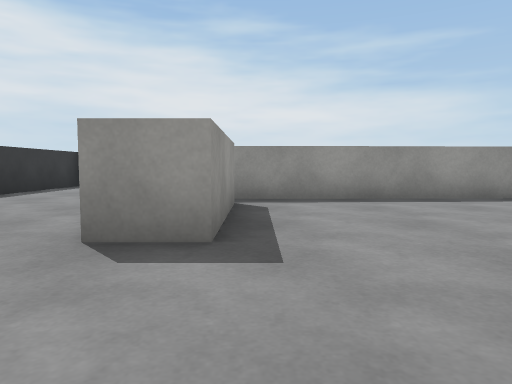
View 1 (above)

18 first-person views from a walk through a scene from a Unity 3-D project. The camera is 0.58 m above the floor, tilts 4° down and sees 70° across. The floor is counted in squares, 1 m on a side. Each view is taken from the middle of a square. On the plan, view 1 faces up. The plan holds only what a view shows up to about 10 squares ahead; the rest is blank. The player character is not drawn. Surface patterns are stand-ins for the level's own textures.

View 2
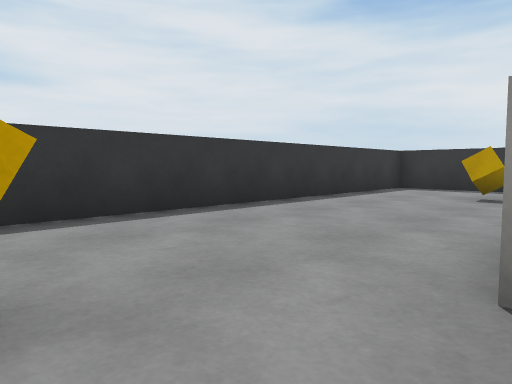

View 3
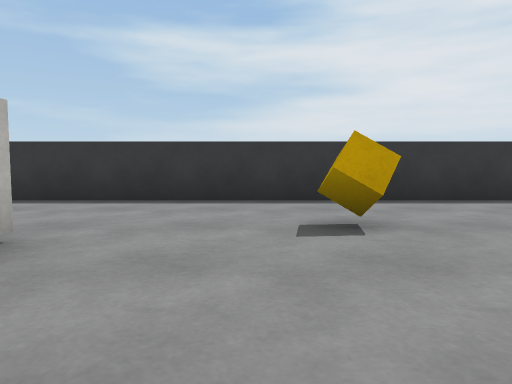

View 4
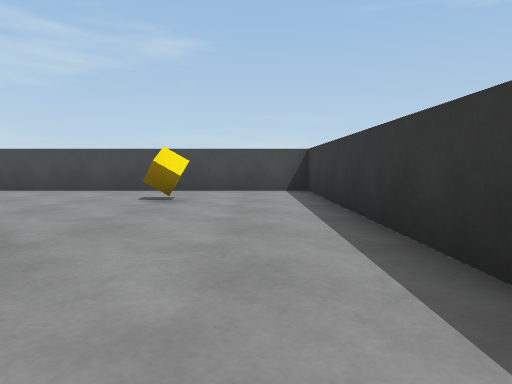

View 5
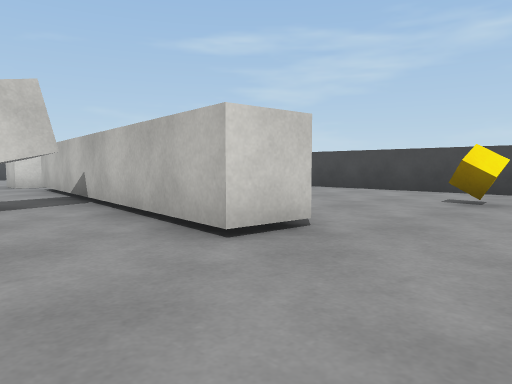

View 6
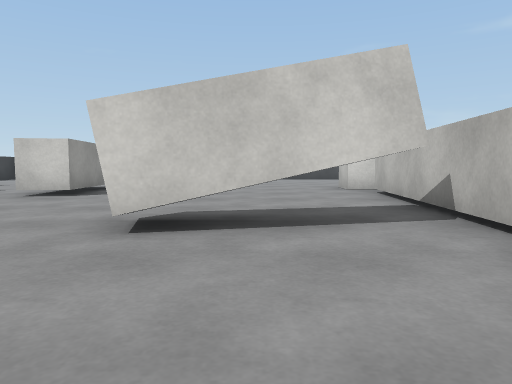

View 7
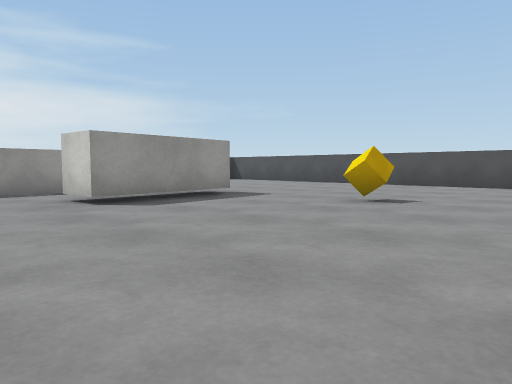

View 8
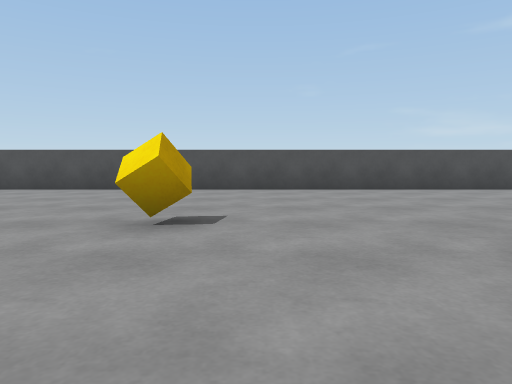

View 9
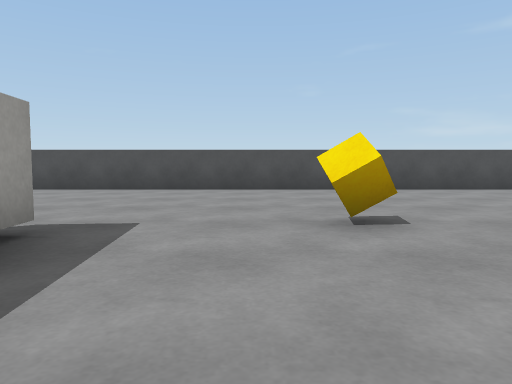

View 10
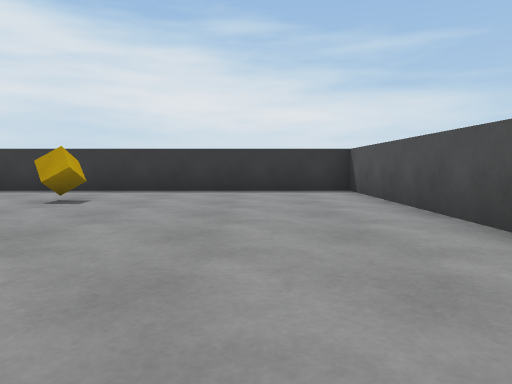

View 11
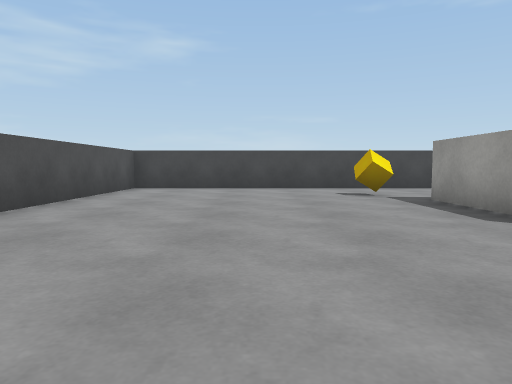

View 12
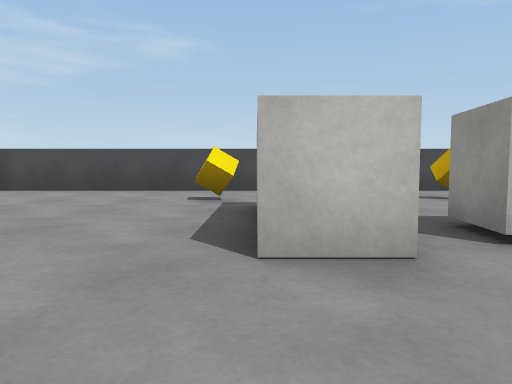

View 13
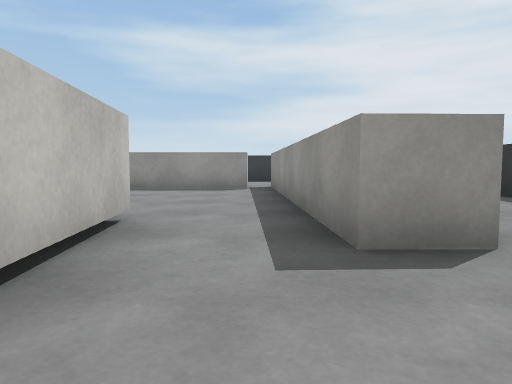

View 14
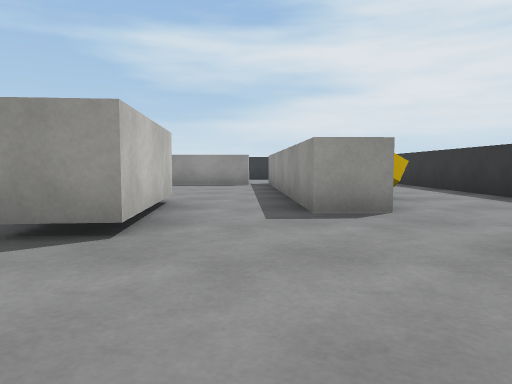

View 15
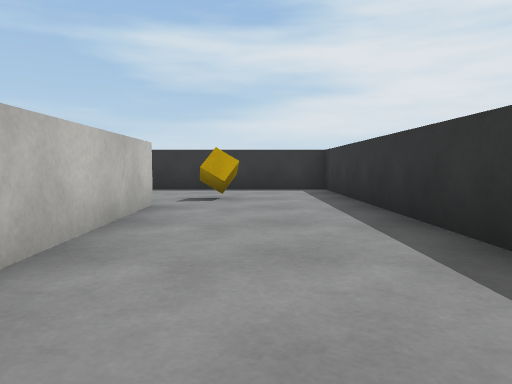

View 16
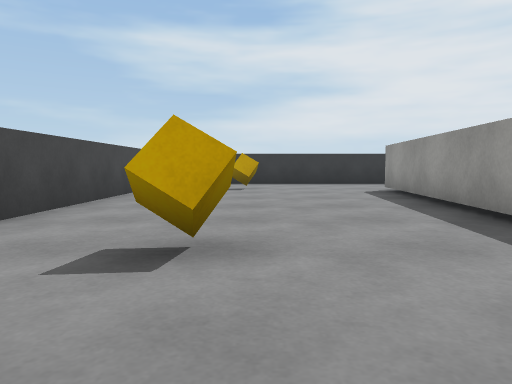

View 17
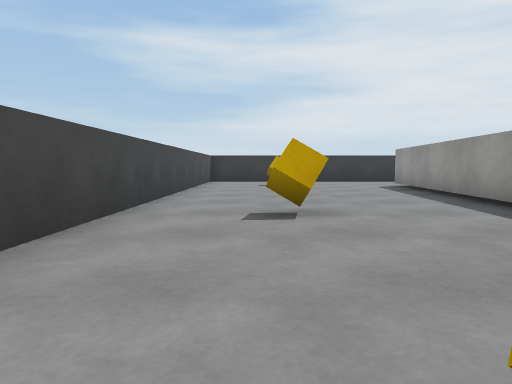

View 18
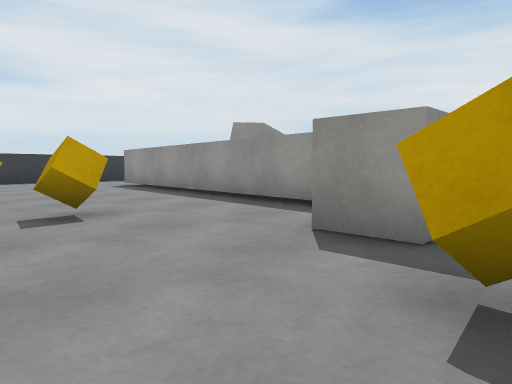

### Floor plan
Key: @ floor where view 1 was taken; # wall or solid block; x gap in a wall; . main floor; : floor 0.05 m higher than the main floor; T thing the floor can be seen under or through; O other object.
Columns run from 6 left of view 1 to 14 right of it. Each row starts with its distance up from view 1.
 11 #####################
 10 #...................#
  9 #...................#
  8 #..O......O....O....#
  7 #....########.......#
  6 #....x..............#
  5 #....#.......##.....#
  4 #....#......###.....#
  3 #....#..............#
  2 #...................#
  1 #..O....#......O....#
  0 #.....@.T...........#
 -1 #.......T...........#
 -2 #....##TT...........#
 -3 #....##########.....#
 -4 #............##.....#
 -5 #.......: ...##.....#
 -6 #...O...: O....O....#
 -7 #.......: ..........#
 -8 #...................#
 -9 #####################

Positions as (right, up) in squares from view 1, and headings:
1: (0, 0), facing up
2: (-1, 1), facing up-left
3: (1, 0), facing left
4: (-4, 0), facing down
5: (-4, 0), facing down-right
6: (-2, 0), facing right
7: (3, -2), facing up-right
8: (5, 0), facing right
9: (5, 2), facing right
10: (12, 2), facing up
11: (11, 1), facing down
12: (8, 0), facing down
13: (9, 6), facing left
14: (11, 6), facing left
15: (4, 9), facing left
16: (7, -6), facing left
17: (9, -7), facing left
18: (9, -8), facing up-left
